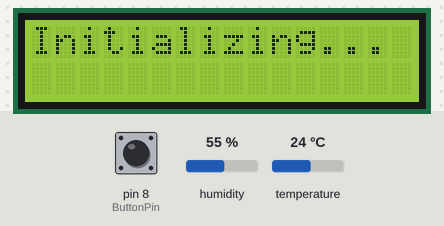
Bench run of a sketch on a simulated Arduino Uno, built with avr-gcc and run on an emulated ATmega328P. Shown: 16×2 character LCD. The inputs (shaded band) are chosen by the test bench; at power-on: humidity 55 %, temperature 24 °C, pin 8 (ButtonPin) LOW.

Above: at 1.2 s.
1.3 s: humidity set to 22 %
7.2 s: temperature set to 12 °C
At 15.4 s:
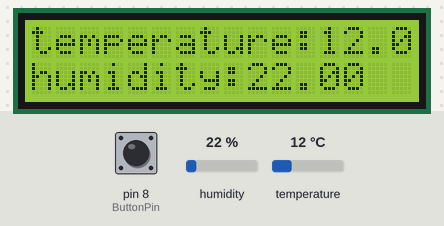
16.3 s: humidity set to 40 %
At 17.1 s:
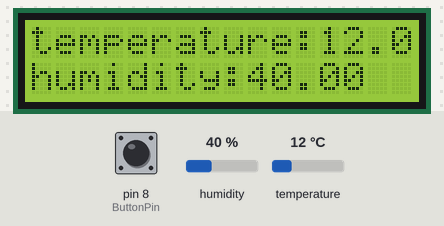
18.3 s: temperature set to 19 °C
At 20.1 s:
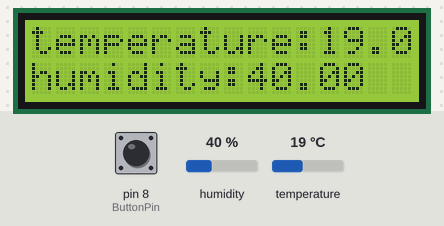
Timing chart, 0 to 21.3 s (numbered marks = the images above; inputs shaded):
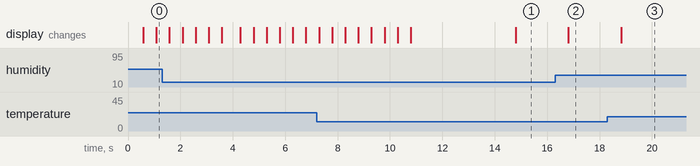

The sketch:

exp8_2.ino
```cpp
#include <LiquidCrystal.h>
#include <DHT.h>
#include <Bounce2.h>

int DHT11Pin = 9;
int ButtonPin = 8;

DHT dht(DHT11Pin, DHT22);
LiquidCrystal lcd(12, 11, 5, 4, 3, 2);
Bounce2::Button button = Bounce2::Button();

int mode = 0;

byte swordIcon[8][8] = {
  { 0x00, 0x00, 0x00, 0x00, 0x00, 0x03, 0x07, 0x1F },
  { 0x00, 0x00, 0x00, 0x00, 0x1F, 0x1F, 0x1F, 0x1F },
  { 0x00, 0x00, 0x18, 0x1C, 0x1C, 0x1F, 0x1F, 0x1F },
  { 0x00, 0x00, 0x00, 0x00, 0x00, 0x18, 0x1F, 0x1F },
  { 0x1F, 0x07, 0x03, 0x00, 0x00, 0x00, 0x00, 0x00 },
  { 0x1F, 0x1F, 0x1F, 0x1F, 0x00, 0x00, 0x00, 0x00 },
  { 0x1F, 0x1F, 0x1F, 0x1C, 0x1C, 0x18, 0x10, 0x00 },
  { 0X1F, 0x1F, 0x18, 0x00, 0x00, 0x00, 0x00, 0x00 },
};

void setup() {
  // put your setup code here, to run once:
  button.attach(ButtonPin);
  button.interval(50);

  lcd.begin(16, 2);

  lcd.createChar(0, swordIcon[0]);
  lcd.createChar(1, swordIcon[1]);
  lcd.createChar(2, swordIcon[2]);
  lcd.createChar(3, swordIcon[3]);
  lcd.createChar(4, swordIcon[4]);
  lcd.createChar(5, swordIcon[5]);
  lcd.createChar(6, swordIcon[6]);
  lcd.createChar(7, swordIcon[7]);

  attachInterrupt(ButtonPin, changeMode, FALLING);
}

void loop() {
  // put your main code here, to run repeatedly:
  button.update();
  switch (mode) {
    case 0:
      {
        displayInit();
        break;
      }
    case 1:
      {
        displayDHT();
        break;
      }
    case 2:
      {
        displaySword();
        break;
      }
  }
}

void changeMode() {
  mode = (mode + 1) % 3;
  lcd.clear();
}

void displayInit() {
  for (int i = 0; i < 4; ++i) {
    lcd.setCursor(0, 0);
    lcd.print("Initializing...");
    delay(500);
    lcd.clear();
    delay(500);
  }
  lcd.clear();
  delay(200);
  lcd.setCursor(0, 1);
  lcd.print("Hello, World!");
  delay(500);
  for (int i = 0; i < 16; ++i) {
    lcd.scrollDisplayLeft();
    delay(500);
  }
  delay(2000);  // 等待2秒钟
  changeMode();
}

void displayDHT() {
  float temperature = (float)dht.readTemperature();
  float humidity = (float)dht.readHumidity();
  lcd.setCursor(0, 0);
  lcd.print("temperature:");
  lcd.print(temperature);
  lcd.setCursor(0, 1);
  lcd.print("humidity:");
  lcd.print(humidity);
}

void displaySword() {
  lcd.setCursor(0, 0);
  lcd.write(byte(0));
  for (int i = 0; i < 13; i++) {
    lcd.write(byte(1));
  }
  lcd.write(2);
  lcd.write(3);  // 显示自定义字符0（剑）

  lcd.setCursor(0, 1);
  lcd.write(4);
  for (int i = 0; i < 13; i++) {
    lcd.write(byte(5));
  }
  lcd.write(6);
  lcd.write(7);
}
```

Measured:
- after the input at 16.3 s, the display: changes after 0.51 s (image 2)
- after the input at 18.3 s, the display: changes after 0.52 s (image 3)
